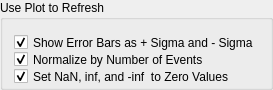
     <widget class="QGroupBox" name="groupBoxSettings">
      <property name="minimumSize">
       <size>
        <width>0</width>
        <height>90</height>
       </size>
      </property>
      <property name="maximumSize">
       <size>
        <width>16777215</width>
        <height>60</height>
       </size>
      </property>
      <property name="title">
       <string>Use Plot to Refresh</string>
      </property>
      <layout class="QVBoxLayout" name="verticalLayout_2">
       <item>
        <widget class="QCheckBox" name="checkBoxErrorBars">
         <property name="minimumSize">
          <size>
           <width>0</width>
           <height>23</height>
          </size>
         </property>
         <property name="text">
          <string>Show Error Bars as + Sigma and - Sigma</string>
         </property>
         <property name="checked">
          <bool>true</bool>
         </property>
        </widget>
       </item>
       <item>
        <widget class="QCheckBox" name="checkBoxUseNorm">
         <property name="minimumSize">
          <size>
           <width>0</width>
           <height>23</height>
          </size>
         </property>
         <property name="text">
          <string>Normalize by Number of Events</string>
         </property>
         <property name="checked">
          <bool>true</bool>
         </property>
        </widget>
       </item>
       <item>
        <widget class="QCheckBox" name="checkBoxRemoveNans">
         <property name="minimumSize">
          <size>
           <width>0</width>
           <height>23</height>
          </size>
         </property>
         <property name="text">
          <string>Set NaN, inf, and -inf  to Zero Values</string>
         </property>
         <property name="checked">
          <bool>true</bool>
         </property>
        </widget>
       </item>
      </layout>
     </widget>
